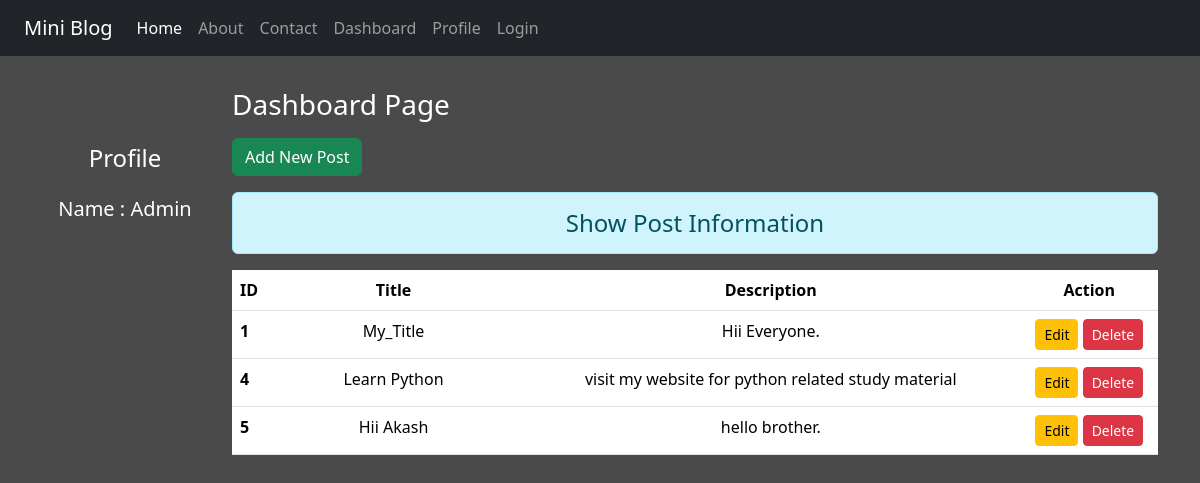
The page /dashboard/ (signed in) on the database its author committed.
### blog/models.py (models this page shows)
class Post(models.Model):
    title = models.CharField(max_length=70)
    description = models.TextField()

### blog/views.py (the view)
# urls.py: path('dashboard/', views.dashboard, name='dashboard'),
def dashboard(request):
    if request.user.is_authenticated:
        posts = Post.objects.all()
        user = request.user.get_full_name()
        gps = request.user.groups.all()
        return render(request, 'blog/dashboard.html', {'post':posts,"user":user,"gp":gps})
    else:
        return redirect('login')

### templates/blog/dashboard.html (shortened to what this page needs)
{% extends "blog/base.html" %}
{% block side %}
<div class="col-sm-2 text-white my-5 text-center ">
    <h4 class='my-4'>Profile</h4>
    <h5>Name : {{user}}</h5>
</div>
{% endblock side %}
{% block content %}
<div class="col-sm-10">
    <h3 class='text-white my-3'>Dashboard Page</h3>
    <a href="{% url 'addpost' %}" class='btn btn-success'>Add New Post</a>
    <h4 class="text-center alert alert-info mt-3">Show Post Information</h4>
    {% if post %}
        <table class="table tabel-hover bg-white">
            <thead>
                <tr class='text-center'>
                    <th scope='col' style='width:2%'>ID</th>
                    <th scope='col' style='width:28%'>Title</th>
                    <th scope='col' style='width:55%'>Description</th>
                    <th scope='col' style='width:15%'>Action</th>
                </tr>
            </thead>
            <tbody>
                {% for pt in post %}
                    <tr>
                        <th scope='row'>{{pt.id}}</th>
                        <td class='text-center'>{{pt.title}}</td>
                        <td class='text-center'>{{pt.description}}</td>
                        <td class='text-center'>
                            <a href="{% url 'updatepost' pt.id %}" class='btn btn-warning btn-sm'>Edit</a>
                            {% if perms.blog.delete_post %}
                                <form action=" {% url 'delete' pt.id %} " method='POST' class='d-inline'>
                                    <button class='btn btn-danger btn-sm'>Delete</button>
                                </form>
                            {% endif %}
                        </td>
                    </tr>
                {% endfor %}
            </tbody>
        </table>
    {% endif %}
</div>
{% endblock content %}

### templates/blog/base.html (shortened to what this page needs)
{% load static %}
<!DOCTYPE html>
<html lang="en">
<head>
    <link href="https://cdn.jsdelivr.net/npm/bootstrap@5.3.3/dist/css/bootstrap.min.css" rel="stylesheet">
    <link rel="stylesheet" href=" {% static '/blog/css/style.css' %} ">
</head>
<body>
    <div class="container-fluid bg-dark">
        {% include "blog/navbar.html" %}
    </div>
    <div class="container mt-3">
        <div class="row">
            {% block side %}{% endblock side %}
            {% block content %}{% endblock content %}
        </div>
    </div>
</body>
</html>

### templates/blog/navbar.html (shortened to what this page needs)
<nav class="navbar navbar-expand-lg navbar-dark bg-dark">
    <div class="container-fluid">
      <a class="navbar-brand" href="#">Mini Blog</a>
      <div class="collapse navbar-collapse" id="navbarNav">
        <ul class="navbar-nav">
          <li class="nav-item">
            <a class="nav-link active" aria-current="page" href="/">Home</a>
          </li>
          <li class="nav-item">
            <a class="nav-link" href="{% url 'about' %}">About</a>
          </li>
          <li class="nav-item">
            <a class="nav-link" href="{% url 'contact' %}">Contact</a>
          </li>
          {% if request.user.is_authenticated %}
            <li class="nav-item">
              <a class="nav-link" href="{% url 'dashboard' %}">Dashboard</a>
            </li>
            <li class="nav-item">
              <a class="nav-link" href="{% url 'profile_update' %}">Profile</a>
            </li>
            <li class="nav-item">
              <a class="nav-link" href="{% url 'login' %}">Login</a>
            </li>
          {% endif %}
        </ul>
      </div>
    </div>
  </nav>

### static/blog/css/style.css (style rules this page uses)
body { background-color: rgb(75, 74, 74); color: antiquewhite; }

### rows shown on the page
Post: id "1", title "My_Title", description "Hii Everyone."
Post: id "4", title "Learn Python", description "visit my website for python related study material"
Post: id "5", title "Hii Akash", description "hello brother."

### other values the page prints
{{ user }} "Admin"
